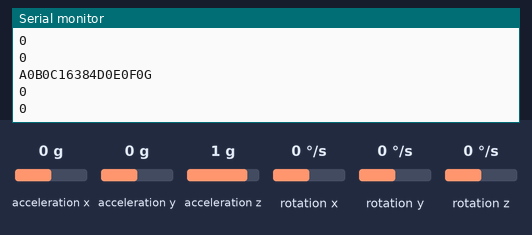
A sketch run on a simulated Arduino Uno, built with avr-gcc and run on an emulated ATmega328P. Shown: the last lines printed to the serial monitor. Wiring (inferred from the names in the program): MPU-6050 motion sensor at I2C address 0x68. Inputs (shaded band) come from the test bench; at power-on: acceleration z 1 g, acceleration x 0 g, acceleration y 0 g, rotation x 0 °/s, rotation y 0 °/s, rotation z 0 °/s. The ROS host is connected and sends only what is stated.

Above: at 1.2 s.
1.3 s: acceleration z set to 0 g
At 1.9 s:
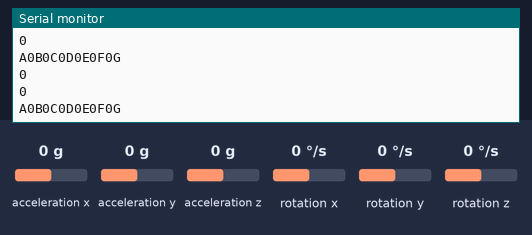
4.3 s: acceleration x set to 0.8 g
At 5.2 s:
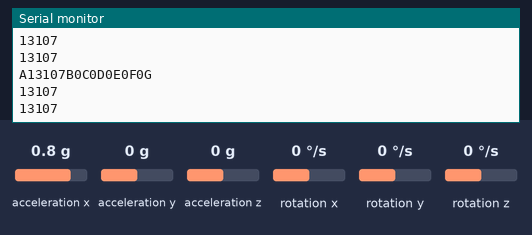
7.3 s: acceleration y set to -1.4 g
At 7.8 s:
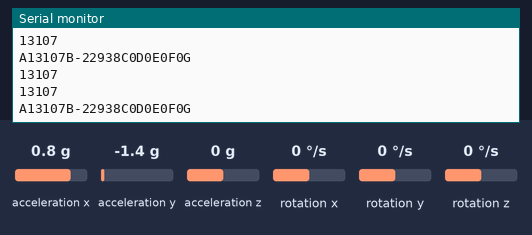
10.3 s: acceleration y set to 0 g
At 10.8 s:
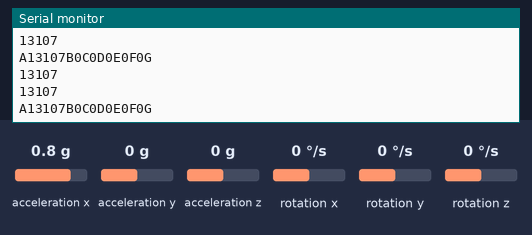
13.3 s: rotation x set to -192 °/s
At 14.2 s:
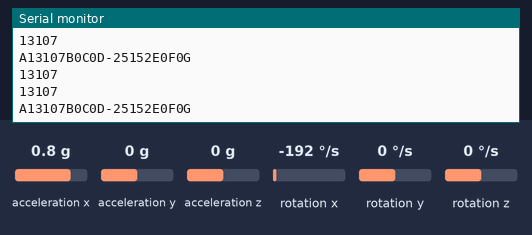
14.8 s: acceleration x set to -1.4 g
At 15.8 s:
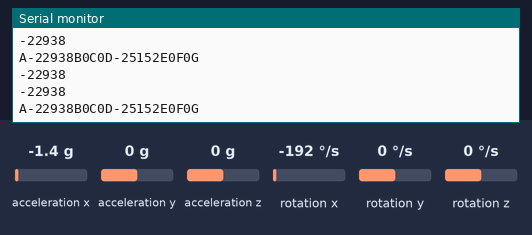
Timing chart, 0 to 17.8 s (numbered marks = the images above; inputs shaded):
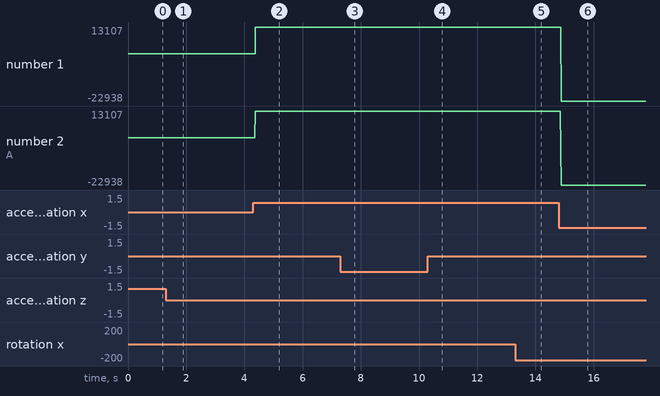

Measured:
- after the input at 1.3 s, the serial monitor: prints a new line after 0.08 s (image 1)
- after the input at 4.3 s, the serial monitor: prints a new line after 0.07 s (image 2)
- after the input at 7.3 s, the serial monitor: prints a new line after 0.10 s (image 3)
- after the input at 13.3 s, the serial monitor: prints a new line after 0.09 s (image 5)
- after the input at 14.8 s, the serial monitor: prints a new line after 0.08 s (image 6)
- plotted number 1: 0 → 13107 after the input at 4.3 s, 13107 → -2 after the input at 14.8 s
- plotted number 2: 0 → 13107 after the input at 4.3 s, 13107 → -22938 after the input at 14.8 s

The sketch:

arduino_imu_backup.ino
```cpp
#include <ros.h>
#include <std_msgs/String.h>
#include <Wire.h>
const int MPU_addr=0x68;  // I2C address of the MPU-6050
int16_t AcX,AcY,AcZ,Tmp,GyX,GyY,GyZ;
//Set up the ros node and publisher
std_msgs::String imu_msg;
ros::Publisher imu("imu", &imu_msg);
ros::NodeHandle nh;

void setup()
{
  nh.initNode();
  nh.advertise(imu);

  Wire.begin();
  Wire.beginTransmission(MPU_addr);
  Wire.write(0x6B);  // PWR_MGMT_1 register
  Wire.write(0);     // set to zero (wakes up the MPU-6050)
  Wire.endTransmission(true);
  Serial.begin(9600);
}
long publisher_timer;
void loop()
{
  Wire.beginTransmission(MPU_addr);
  Wire.write(0x3B);  // starting with register 0x3B (ACCEL_XOUT_H)
  Wire.endTransmission(false);
  Wire.requestFrom(MPU_addr,14,true);  // request a total of 14 registers  String AX = String(mpu6050.getAccX());

  AcX=Wire.read()<<8|Wire.read();  // 0x3B (ACCEL_XOUT_H) & 0x3C (ACCEL_XOUT_L)
  AcY=Wire.read()<<8|Wire.read();  // 0x3D (ACCEL_YOUT_H) & 0x3E (ACCEL_YOUT_L)
  AcZ=Wire.read()<<8|Wire.read();  // 0x3F (ACCEL_ZOUT_H) & 0x40 (ACCEL_ZOUT_L)
  Tmp=Wire.read()<<8|Wire.read();  // 0x41 (TEMP_OUT_H) & 0x42 (TEMP_OUT_L)
  GyX=Wire.read()<<8|Wire.read();  // 0x43 (GYRO_XOUT_H) & 0x44 (GYRO_XOUT_L)
  GyY=Wire.read()<<8|Wire.read();  // 0x45 (GYRO_YOUT_H) & 0x46 (GYRO_YOUT_L)
  GyZ=Wire.read()<<8|Wire.read();  // 0x47 (GYRO_ZOUT_H) & 0x48 (GYRO_ZOUT_L)
  Serial.println(AcX);
  String AX = String(AcX);
  String AY = String(AcY);
  String AZ = String(AcZ);
  String GX = String(GyX);
  String GY = String(GyY);
  String GZ = String(GyZ);
  String tmp = String(Tmp);
  String data = "A" + AX + "B"+ AY + "C" + AZ + "D" + GX + "E" + GY + "F" + GZ + "G" ;
  Serial.println(data);
  Serial.println(String(AcX));
  int length = data.indexOf("G") +2;
  char data_final[length+1];
  data.toCharArray(data_final, length+1);

  if (millis() > publisher_timer) {
    // step 1: request reading from sensor
    imu_msg.data = data_final;
    imu.publish(&imu_msg);
    publisher_timer = millis() + 100; //publish ten times a second
    nh.spinOnce();
  }

}
```
